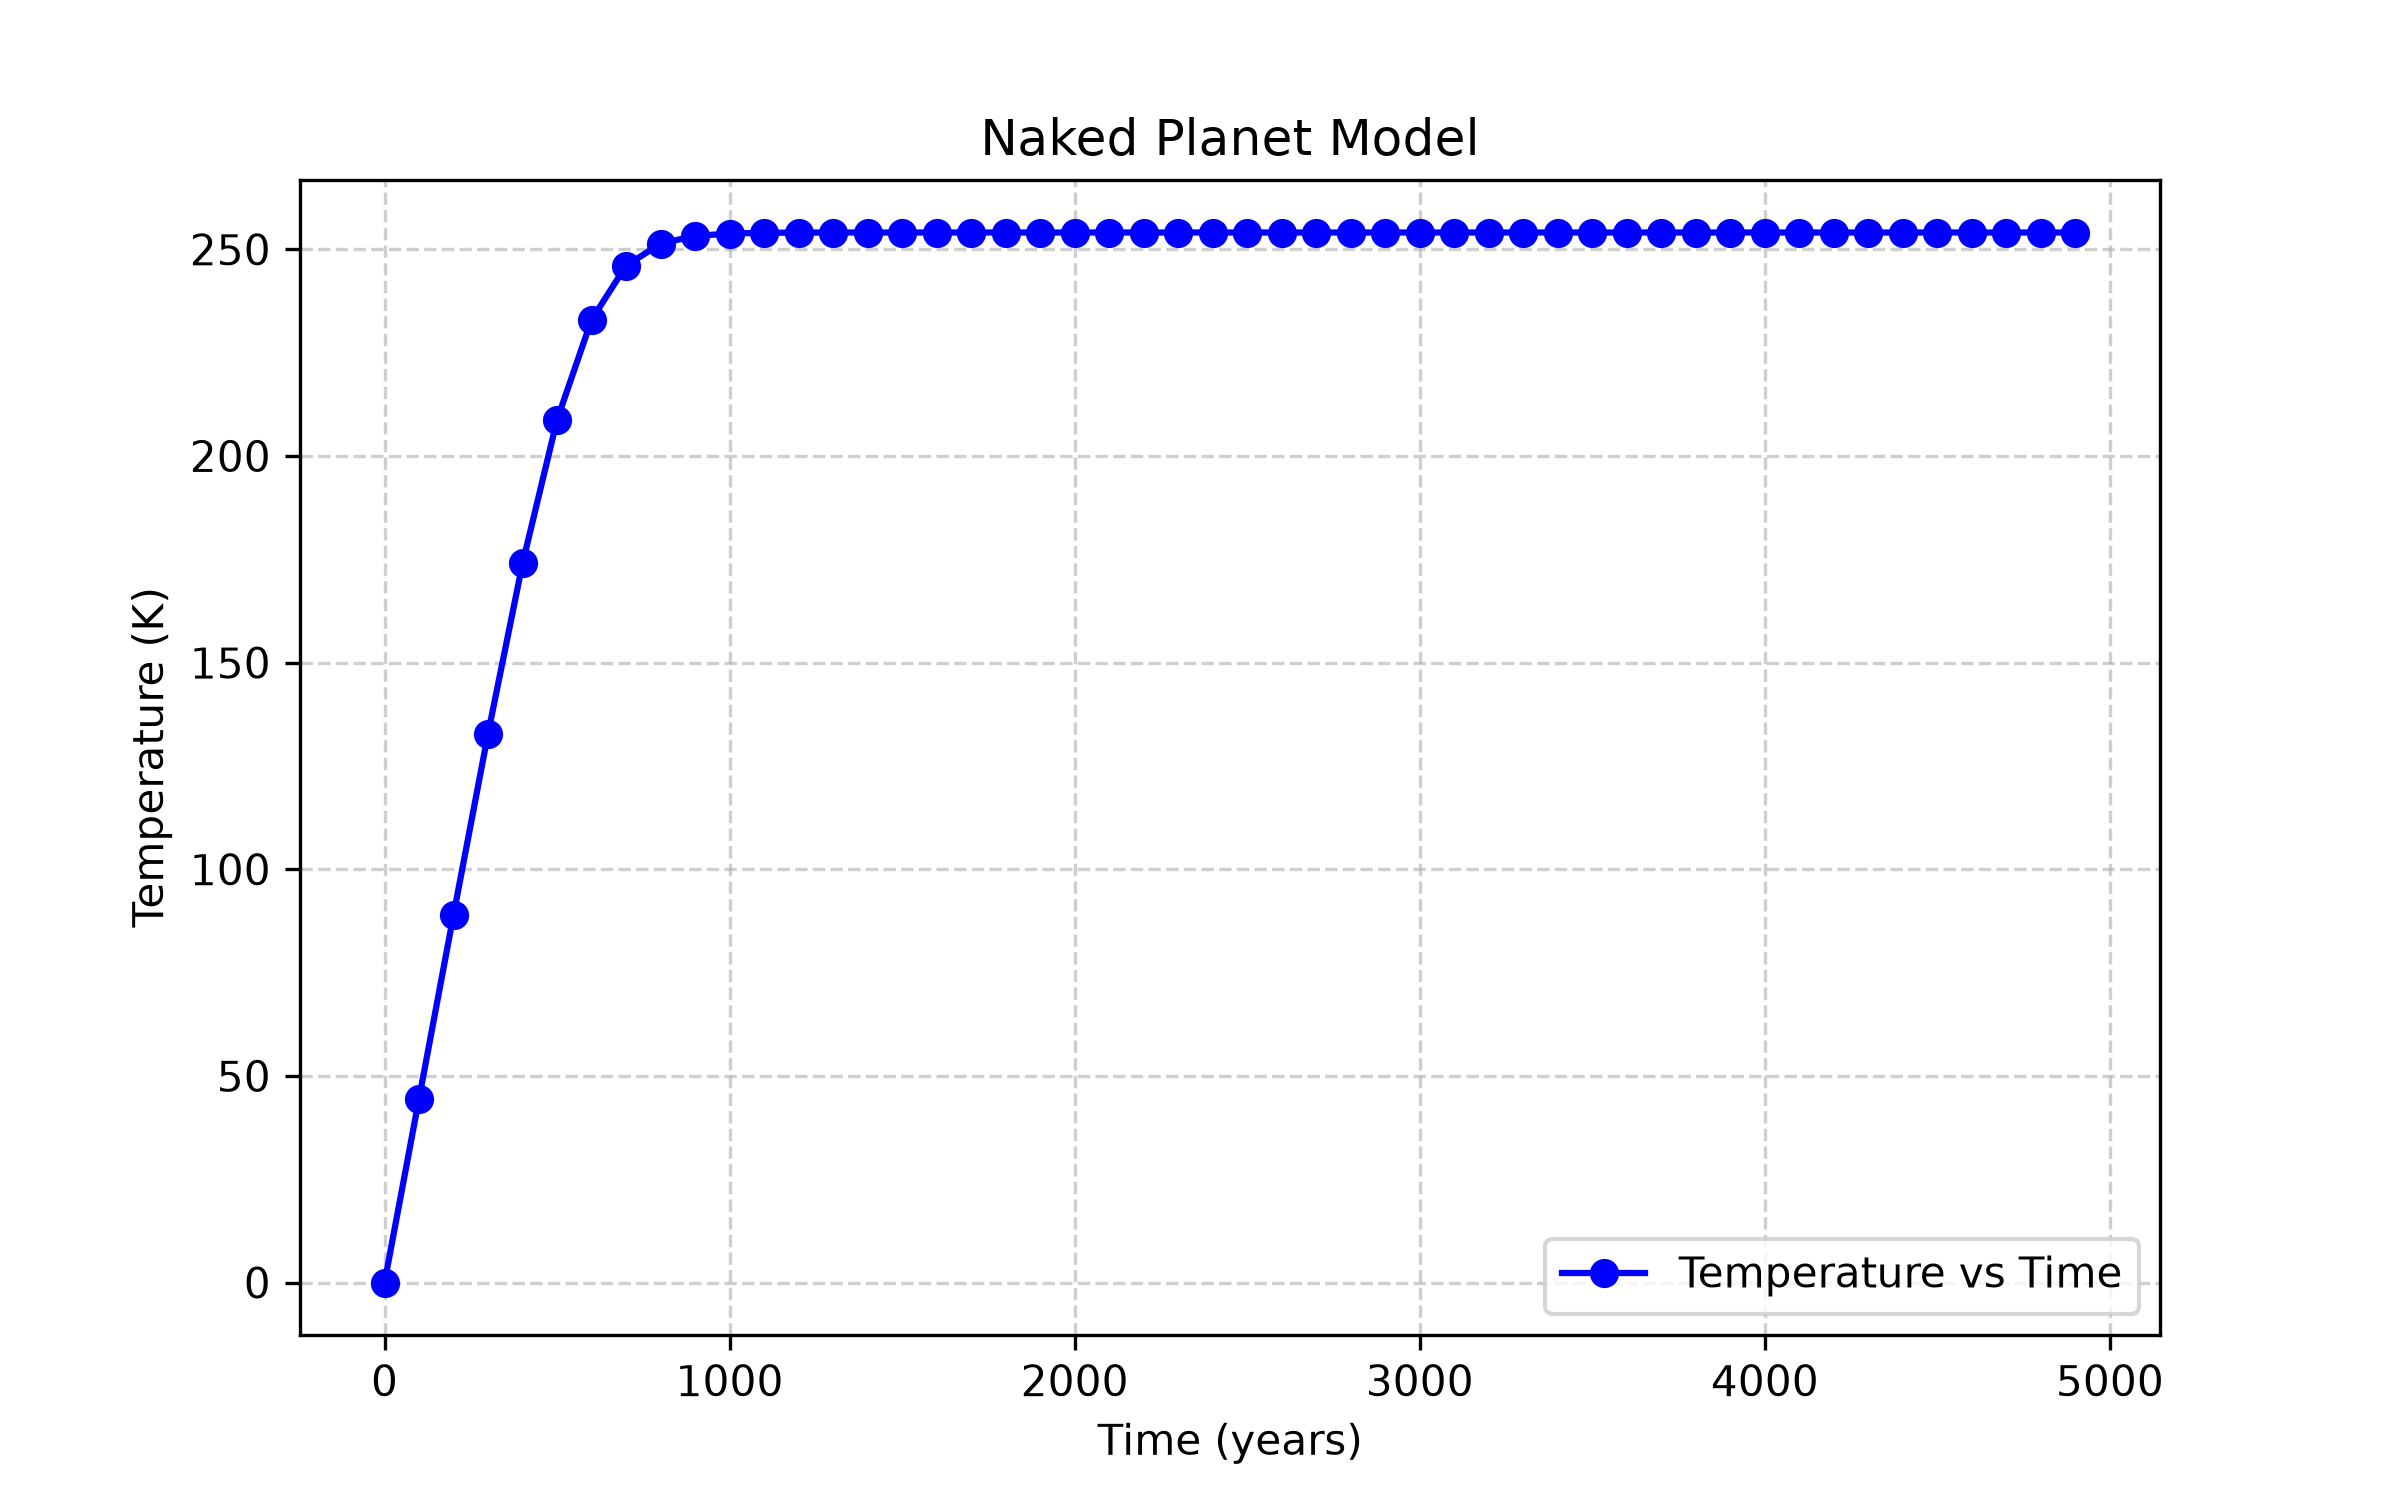

Reproduce this figure in Python.
"""
The goal is to numerically simulate how the planetary temperature of a naked planet would change through 
time as it approaches equilibrium (the state at which it stops changing, which we calculated before).  
The planet starts with some initial temperature.  The “heat capacity” (units of Joules / m2 K) of the planet 
is set by a layer of water which absorbs heat and changes its temperature.  If the layer is very thick, it 
takes a lot more heat (Joules) to change the temperature. The differential equation you are going to solve is 

dHeatContent/dt = L*(1-alpha)/4 - epsilon * sigma * T^4

where the heat content is related to the temperature by the heat capacity   

T[K] = HeatContent [J/m2] / HeatCapacity [J/m2 K]

The numerical method is to take time steps, extrapolating the heat content from one step to the next using the 
incoming and outgoing heat fluxes, same as you would balance a bank account by adding all the income and 
subtracting all the expenditures over some time interval like a month.  The heat content "jumps" from the 
value at the beginning of the time step, to the value at the end, by following the equation

HeatContent(t+1) = HeatContent(t) + dHeatContent/dT * TimeStep

This scheme only works if the time step is short enough that nothing too huge happens through the course of the 
time step.  

Set the model up with the following constants:

timeStep = 100           # years
waterDepth = 4000        # meters
L = 1350                 # Watts/m2
albedo = 0.3
epsilon = 1
sigma = 5.67E-8          # W/m2 K4

"""

import numpy as np
import matplotlib.pyplot as plt

steps = 50
timeStep = 100           # years
waterDepth = 4000        # meters
L = 1350                 # Watts/m2
albedo = 0.3
epsilon = 1
sigma = 5.67E-8          # W/m2 K4
initialTemp = 0          # K

heatCapacityCubicMWater = 4184000   # J/m^3
heatCapacityEarth = waterDepth * heatCapacityCubicMWater  # J/m^2

wattsToJoulesPerYear = 60 * 60 * 24 * 365

def temperature(heat_content):
    return heat_content / heatCapacityEarth

def incomingSolar():
    return L * (1 - albedo) / 4

def outgoingIR(temp):
    return epsilon * sigma * pow(temp, 4)

def totalHeatFluxWatts(temp):
    return incomingSolar() - outgoingIR(temp)

def totalHeatFluxJoules(temp):
    return totalHeatFluxWatts(temp) * wattsToJoulesPerYear * timeStep

def heatContent(prev_heat_content, prev_total_heat_flux):
    return prev_heat_content + prev_total_heat_flux

def main():
    # Initialize array
    # 0: time (years)   1: temperature (K)  2: heat content (J/m^2) 3: total heat flux (J/m^2)
    temperature_arr = np.empty((steps, 4))
    times = np.arange(0, (steps * timeStep), timeStep)

    # Set first row (calculate initial heat content from initial temp)
    temperature_arr[:, 0] = times
    temperature_arr[0, 1] = initialTemp
    temperature_arr[0, 2] = initialTemp * heatCapacityEarth 
    temperature_arr[0, 3] = totalHeatFluxJoules(initialTemp)

    # Calculate rows
    for s in range(1, steps):
        heat_content = heatContent(temperature_arr[s - 1, 2], temperature_arr[s - 1, 3])
        temp = temperature(heat_content)
        total_heat_flux = totalHeatFluxJoules(temp)
        
        temperature_arr[s, 1] = temp
        temperature_arr[s, 2] = heat_content
        temperature_arr[s, 3] = total_heat_flux

    # Plot table
    plt.figure(figsize=(8,5))
    plt.plot(temperature_arr[:, 0], temperature_arr[:, 1], marker='o', linestyle='-', color='b', label='Temperature vs Time')

    plt.title('Naked Planet Model')
    plt.xlabel('Time (years)')
    plt.ylabel('Temperature (K)')
    plt.grid(True, linestyle='--', alpha=0.6)
    plt.legend()

    plt.savefig('naked_planet_model.png', dpi=300)
    print("Plot successfully saved!")

if __name__ == "__main__":
    main()
